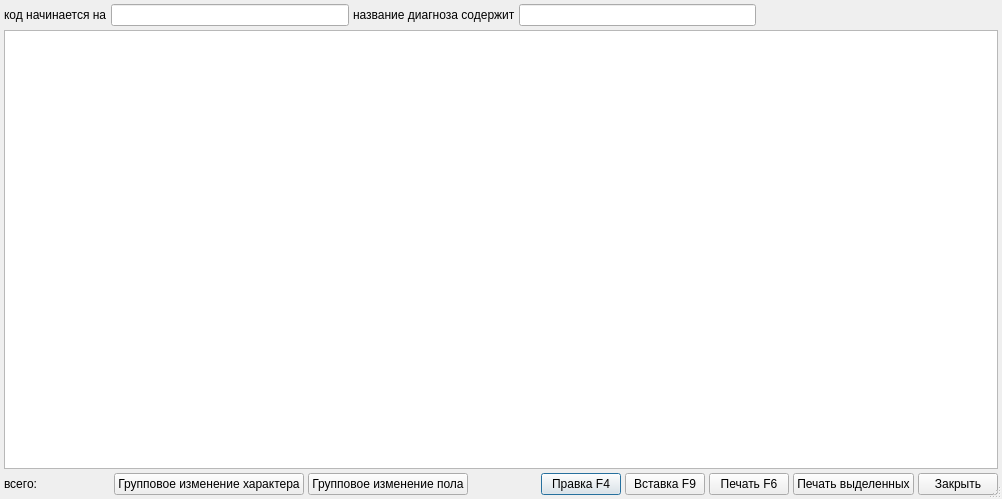
<?xml version="1.0" encoding="UTF-8"?>
<ui version="4.0">
 <class>ItemsListDialog</class>
 <widget class="QDialog" name="ItemsListDialog">
  <property name="windowModality">
   <enum>Qt::ApplicationModal</enum>
  </property>
  <property name="geometry">
   <rect>
    <x>0</x>
    <y>0</y>
    <width>1002</width>
    <height>499</height>
   </rect>
  </property>
  <property name="windowTitle">
   <string>Список записей</string>
  </property>
  <property name="sizeGripEnabled">
   <bool>true</bool>
  </property>
  <property name="modal">
   <bool>true</bool>
  </property>
  <layout class="QGridLayout" name="gridLayout">
   <property name="margin">
    <number>4</number>
   </property>
   <property name="spacing">
    <number>4</number>
   </property>
   <item row="0" column="0">
    <widget class="QLabel" name="label_2">
     <property name="text">
      <string>код начинается на</string>
     </property>
    </widget>
   </item>
   <item row="1" column="0" colspan="5">
    <widget class="CTableView" name="tblItems">
     <property name="whatsThis">
      <string comment="ура!">список пользователей</string>
     </property>
     <property name="tabKeyNavigation">
      <bool>false</bool>
     </property>
     <property name="alternatingRowColors">
      <bool>true</bool>
     </property>
    </widget>
   </item>
   <item row="2" column="0" colspan="5">
    <layout class="QHBoxLayout">
     <property name="spacing">
      <number>4</number>
     </property>
     <property name="margin">
      <number>0</number>
     </property>
     <item>
      <widget class="QLabel" name="label">
       <property name="text">
        <string>всего: </string>
       </property>
      </widget>
     </item>
     <item>
      <spacer>
       <property name="orientation">
        <enum>Qt::Horizontal</enum>
       </property>
       <property name="sizeHint" stdset="0">
        <size>
         <width>40</width>
         <height>20</height>
        </size>
       </property>
      </spacer>
     </item>
     <item>
      <widget class="QPushButton" name="btnCharacters">
       <property name="text">
        <string>Групповое изменение характера</string>
       </property>
      </widget>
     </item>
     <item>
      <widget class="QPushButton" name="btnSex">
       <property name="text">
        <string>Групповое изменение пола</string>
       </property>
      </widget>
     </item>
     <item>
      <spacer>
       <property name="orientation">
        <enum>Qt::Horizontal</enum>
       </property>
       <property name="sizeHint" stdset="0">
        <size>
         <width>40</width>
         <height>20</height>
        </size>
       </property>
      </spacer>
     </item>
     <item>
      <widget class="QPushButton" name="btnEdit">
       <property name="text">
        <string>Правка F4</string>
       </property>
       <property name="default">
        <bool>true</bool>
       </property>
      </widget>
     </item>
     <item>
      <widget class="QPushButton" name="btnNew">
       <property name="text">
        <string>Вставка F9</string>
       </property>
      </widget>
     </item>
     <item>
      <widget class="QPushButton" name="btnPrint">
       <property name="text">
        <string>Печать F6</string>
       </property>
      </widget>
     </item>
     <item>
      <widget class="QPushButton" name="btnPrintSelected">
       <property name="text">
        <string>Печать выделенных</string>
       </property>
      </widget>
     </item>
     <item>
      <widget class="QPushButton" name="btnCancel">
       <property name="whatsThis">
        <string>выйти из списка без выбора</string>
       </property>
       <property name="text">
        <string>Закрыть</string>
       </property>
      </widget>
     </item>
    </layout>
   </item>
   <item row="0" column="1">
    <widget class="QLineEdit" name="edtCode"/>
   </item>
   <item row="0" column="3">
    <widget class="QLineEdit" name="edtName"/>
   </item>
   <item row="0" column="2">
    <widget class="QLabel" name="label_3">
     <property name="text">
      <string>название диагноза содержит</string>
     </property>
    </widget>
   </item>
   <item row="0" column="4">
    <spacer name="horizontalSpacer">
     <property name="orientation">
      <enum>Qt::Horizontal</enum>
     </property>
     <property name="sizeHint" stdset="0">
      <size>
       <width>40</width>
       <height>20</height>
      </size>
     </property>
    </spacer>
   </item>
  </layout>
 </widget>
 <customwidgets>
  <customwidget>
   <class>CTableView</class>
   <extends>QTableView</extends>
   <header>library/TableView.h</header>
  </customwidget>
 </customwidgets>
 <tabstops>
  <tabstop>tblItems</tabstop>
  <tabstop>btnEdit</tabstop>
  <tabstop>btnNew</tabstop>
  <tabstop>btnPrint</tabstop>
  <tabstop>btnPrintSelected</tabstop>
  <tabstop>btnCancel</tabstop>
  <tabstop>edtCode</tabstop>
  <tabstop>edtName</tabstop>
  <tabstop>btnCharacters</tabstop>
  <tabstop>btnSex</tabstop>
 </tabstops>
 <resources/>
 <connections>
  <connection>
   <sender>btnCancel</sender>
   <signal>clicked()</signal>
   <receiver>ItemsListDialog</receiver>
   <slot>reject()</slot>
   <hints>
    <hint type="sourcelabel">
     <x>587</x>
     <y>444</y>
    </hint>
    <hint type="destinationlabel">
     <x>119</x>
     <y>449</y>
    </hint>
   </hints>
  </connection>
 </connections>
</ui>
